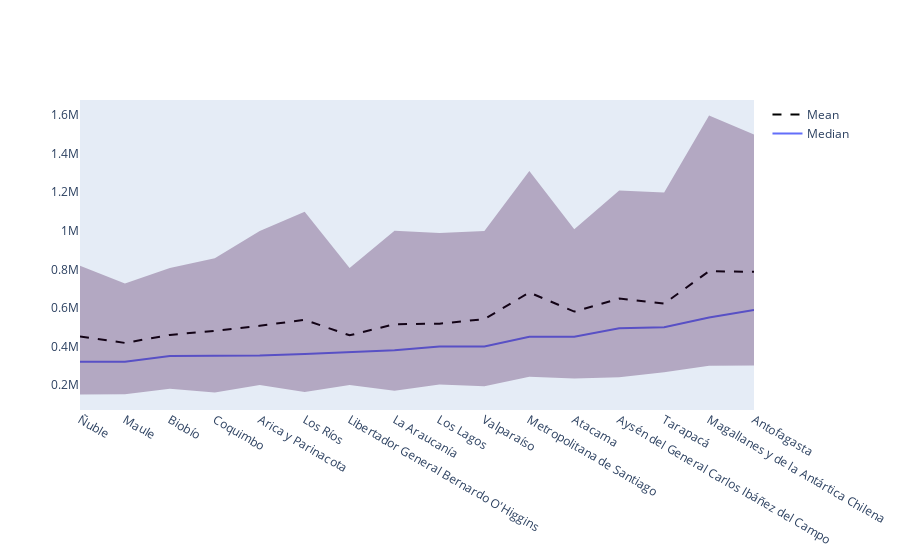

Notebook code for this chart:
### Code cell
marginal_dependency_plot(esi, sueldo_col_name, 'region', is_categorical=True, categories_recall_pct=1)

### Figure 1 — Plotly figure (JSON) as saved in the notebook; plotly's stock layout.template omitted (floating-point values rounded to 4 significant figures)
{"data": [{"line": {"color": "rgba(69, 25, 78)"}, "mode": "lines", "name": "Median", "type": "scatter", "x": ["Ñuble", "Maule", "Biobío", "Coquimbo", "Arica y Parinacota", "Los Ríos", "Libertador General Bernardo O'Higgins", "La Araucanía", "Los Lagos", "Valparaíso", "Metropolitana de Santiago", "Atacama", "Aysén del General Carlos Ibáñez del Campo", "Tarapacá", "Magallanes y de la Antártica Chilena", "Antofagasta"], "y": [319800.0, 319900.0, 350000, 350000, 352900.0, 360000, 369700.0, 379700.0, 399690, 399700.0, 449652, 450000, 493500.0, 499600.0, 550000, 588662]}, {"line": {"color": "black", "dash": "dash"}, "mode": "lines", "name": "Mean", "type": "scatter", "x": ["Ñuble", "Maule", "Biobío", "Coquimbo", "Arica y Parinacota", "Los Ríos", "Libertador General Bernardo O'Higgins", "La Araucanía", "Los Lagos", "Valparaíso", "Metropolitana de Santiago", "Atacama", "Aysén del General Carlos Ibáñez del Campo", "Tarapacá", "Magallanes y de la Antártica Chilena", "Antofagasta"], "y": [451200.0, 417700.0, 459400.0, 480600.0, 506900.0, 537400.0, 457200.0, 515100.0, 517400.0, 541500.0, 679800.0, 580600.0, 647800.0, 621700.0, 790500.0, 786900.0]}, {"line": {"width": 0}, "marker": {"color": "#C7405A"}, "mode": "lines", "name": "Quantile 90%", "showlegend": false, "type": "scatter", "x": ["Ñuble", "Maule", "Biobío", "Coquimbo", "Arica y Parinacota", "Los Ríos", "Libertador General Bernardo O'Higgins", "La Araucanía", "Los Lagos", "Valparaíso", "Metropolitana de Santiago", "Atacama", "Aysén del General Carlos Ibáñez del Campo", "Tarapacá", "Magallanes y de la Antártica Chilena", "Antofagasta"], "y": [819100.0, 725800.0, 806500.0, 857000.0, 999200.0, 1099000.0, 806500.0, 1000000, 988000.0, 999200.0, 1311000.0, 1008000.0, 1210000.0, 1199000.0, 1599000.0, 1500000]}, {"fill": "tonexty", "fillcolor": "rgba(63, 13, 74, 0.3)", "line": {"width": 0}, "marker": {"color": "#C7405A"}, "mode": "lines", "name": "Quantile 10%", "showlegend": false, "type": "scatter", "x": ["Ñuble", "Maule", "Biobío", "Coquimbo", "Arica y Parinacota", "Los Ríos", "Libertador General Bernardo O'Higgins", "La Araucanía", "Los Lagos", "Valparaíso", "Metropolitana de Santiago", "Atacama", "Aysén del General Carlos Ibáñez del Campo", "Tarapacá", "Magallanes y de la Antártica Chilena", "Antofagasta"], "y": [149900.0, 151200.0, 179900.0, 160000, 199800.0, 162600.0, 199800.0, 169400.0, 201600.0, 193000, 242100.0, 233100.0, 239800.0, 265200.0, 299800.0, 299900.0]}], "layout": {"autosize": true, "hovermode": "x", "title": {}, "xaxis": {"autorange": true, "range": [0, 15], "showgrid": false, "title": {}, "type": "category"}, "yaxis": {"autorange": true, "range": [69390.0, 1679000.0], "showgrid": false, "title": {}, "type": "linear"}}}
